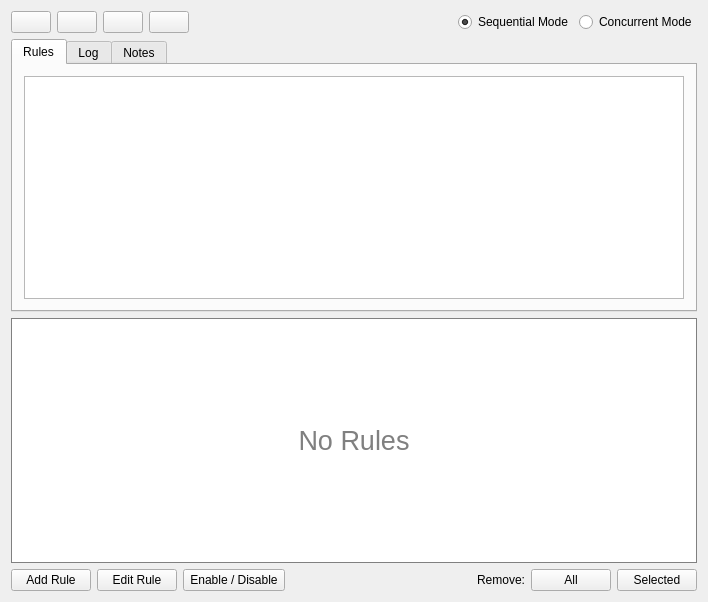
<?xml version="1.0" encoding="UTF-8"?>
<ui version="4.0">
 <class>RuleWidget</class>
 <widget class="QWidget" name="RuleWidget">
  <property name="geometry">
   <rect>
    <x>0</x>
    <y>0</y>
    <width>708</width>
    <height>602</height>
   </rect>
  </property>
  <property name="windowTitle">
   <string>RuleWidget</string>
  </property>
  <layout class="QGridLayout" name="gridLayout">
   <item row="0" column="0">
    <layout class="QHBoxLayout" name="horizontalLayout">
     <item>
      <widget class="QPushButton" name="ruleBeep">
       <property name="accessibleDescription">
        <string>TOGGLE_SOUND</string>
       </property>
       <property name="text">
        <string/>
       </property>
       <property name="icon">
        <iconset resource="../QtResource.qrc">
         <normaloff>:/Resources/Mute.png</normaloff>:/Resources/Mute.png</iconset>
       </property>
       <property name="checkable">
        <bool>true</bool>
       </property>
       <property name="checked">
        <bool>false</bool>
       </property>
      </widget>
     </item>
     <item>
      <widget class="QPushButton" name="ruleUp">
       <property name="text">
        <string/>
       </property>
       <property name="icon">
        <iconset resource="../QtResource.qrc">
         <normaloff>:/Resources/ArrowUp.png</normaloff>:/Resources/ArrowUp.png</iconset>
       </property>
      </widget>
     </item>
     <item>
      <widget class="QPushButton" name="ruleDown">
       <property name="text">
        <string/>
       </property>
       <property name="icon">
        <iconset resource="../QtResource.qrc">
         <normaloff>:/Resources/ArrowDown.png</normaloff>:/Resources/ArrowDown.png</iconset>
       </property>
      </widget>
     </item>
     <item>
      <widget class="QPushButton" name="ruleSave">
       <property name="text">
        <string/>
       </property>
       <property name="icon">
        <iconset resource="../QtResource.qrc">
         <normaloff>:/Resources/Save.png</normaloff>:/Resources/Save.png</iconset>
       </property>
      </widget>
     </item>
     <item>
      <spacer name="horizontalSpacer">
       <property name="orientation">
        <enum>Qt::Horizontal</enum>
       </property>
       <property name="sizeHint" stdset="0">
        <size>
         <width>0</width>
         <height>20</height>
        </size>
       </property>
      </spacer>
     </item>
     <item>
      <widget class="QRadioButton" name="ruleSequencialMode">
       <property name="accessibleName">
        <string>SEQUENTIAL_MODE</string>
       </property>
       <property name="styleSheet">
        <string notr="true">QRadioButton:disabled:checked {color: black;}</string>
       </property>
       <property name="text">
        <string>Sequential Mode</string>
       </property>
       <property name="checked">
        <bool>true</bool>
       </property>
      </widget>
     </item>
     <item>
      <widget class="QRadioButton" name="ruleConcurrentMode">
       <property name="accessibleName">
        <string>CONCURRENT_MODE</string>
       </property>
       <property name="styleSheet">
        <string notr="true">QRadioButton:disabled:checked {color: black;}</string>
       </property>
       <property name="text">
        <string>Concurrent Mode</string>
       </property>
      </widget>
     </item>
    </layout>
   </item>
   <item row="2" column="0">
    <widget class="QLabel" name="rulesNoMessage">
     <property name="sizePolicy">
      <sizepolicy hsizetype="Preferred" vsizetype="Expanding">
       <horstretch>0</horstretch>
       <verstretch>0</verstretch>
      </sizepolicy>
     </property>
     <property name="minimumSize">
      <size>
       <width>60</width>
       <height>60</height>
      </size>
     </property>
     <property name="font">
      <font>
       <pointsize>20</pointsize>
      </font>
     </property>
     <property name="accessibleName">
      <string>RULE_NOITEMS</string>
     </property>
     <property name="styleSheet">
      <string notr="true">border: 1px solid gray; background: white; color: gray</string>
     </property>
     <property name="text">
      <string>No Rules</string>
     </property>
     <property name="alignment">
      <set>Qt::AlignCenter</set>
     </property>
     <property name="wordWrap">
      <bool>true</bool>
     </property>
     <property name="margin">
      <number>4</number>
     </property>
    </widget>
   </item>
   <item row="3" column="0">
    <layout class="QHBoxLayout" name="horizontalLayout_4">
     <item>
      <widget class="QPushButton" name="ruleAddButton">
       <property name="sizePolicy">
        <sizepolicy hsizetype="Preferred" vsizetype="Fixed">
         <horstretch>0</horstretch>
         <verstretch>0</verstretch>
        </sizepolicy>
       </property>
       <property name="minimumSize">
        <size>
         <width>60</width>
         <height>0</height>
        </size>
       </property>
       <property name="accessibleName">
        <string>TR00027</string>
       </property>
       <property name="text">
        <string>Add Rule</string>
       </property>
      </widget>
     </item>
     <item>
      <widget class="QPushButton" name="ruleEditButton">
       <property name="sizePolicy">
        <sizepolicy hsizetype="Preferred" vsizetype="Fixed">
         <horstretch>0</horstretch>
         <verstretch>0</verstretch>
        </sizepolicy>
       </property>
       <property name="minimumSize">
        <size>
         <width>60</width>
         <height>0</height>
        </size>
       </property>
       <property name="accessibleName">
        <string>RULE_EDIT</string>
       </property>
       <property name="text">
        <string>Edit Rule</string>
       </property>
      </widget>
     </item>
     <item>
      <widget class="QToolButton" name="ruleEnableDisable">
       <property name="sizePolicy">
        <sizepolicy hsizetype="Preferred" vsizetype="Preferred">
         <horstretch>0</horstretch>
         <verstretch>0</verstretch>
        </sizepolicy>
       </property>
       <property name="accessibleName">
        <string>ENABLE_DISABLE</string>
       </property>
       <property name="text">
        <string>Enable / Disable</string>
       </property>
       <property name="popupMode">
        <enum>QToolButton::InstantPopup</enum>
       </property>
       <property name="toolButtonStyle">
        <enum>Qt::ToolButtonTextOnly</enum>
       </property>
       <property name="arrowType">
        <enum>Qt::NoArrow</enum>
       </property>
      </widget>
     </item>
     <item>
      <widget class="QLabel" name="label_32">
       <property name="sizePolicy">
        <sizepolicy hsizetype="Expanding" vsizetype="Preferred">
         <horstretch>0</horstretch>
         <verstretch>0</verstretch>
        </sizepolicy>
       </property>
       <property name="accessibleName">
        <string>REMOVE_RULES</string>
       </property>
       <property name="text">
        <string>Remove:</string>
       </property>
       <property name="alignment">
        <set>Qt::AlignRight|Qt::AlignTrailing|Qt::AlignVCenter</set>
       </property>
      </widget>
     </item>
     <item>
      <widget class="QPushButton" name="ruleRemoveAll">
       <property name="sizePolicy">
        <sizepolicy hsizetype="Preferred" vsizetype="Fixed">
         <horstretch>0</horstretch>
         <verstretch>0</verstretch>
        </sizepolicy>
       </property>
       <property name="minimumSize">
        <size>
         <width>60</width>
         <height>0</height>
        </size>
       </property>
       <property name="accessibleName">
        <string>CANCEL_ALL_ORDERS</string>
       </property>
       <property name="text">
        <string>All</string>
       </property>
      </widget>
     </item>
     <item>
      <widget class="QPushButton" name="ruleRemove">
       <property name="sizePolicy">
        <sizepolicy hsizetype="Preferred" vsizetype="Fixed">
         <horstretch>0</horstretch>
         <verstretch>0</verstretch>
        </sizepolicy>
       </property>
       <property name="minimumSize">
        <size>
         <width>60</width>
         <height>0</height>
        </size>
       </property>
       <property name="accessibleName">
        <string>CANCEL_SELECTED_ORDERS</string>
       </property>
       <property name="text">
        <string>Selected</string>
       </property>
      </widget>
     </item>
    </layout>
   </item>
   <item row="1" column="0">
    <widget class="QTabWidget" name="rulesTabs">
     <property name="currentIndex">
      <number>0</number>
     </property>
     <widget class="QWidget" name="tab">
      <attribute name="title">
       <string>Rules</string>
      </attribute>
      <layout class="QGridLayout" name="gridLayout_2">
       <item row="0" column="0">
        <widget class="QTableView" name="rulesTable">
         <property name="editTriggers">
          <set>QAbstractItemView::NoEditTriggers</set>
         </property>
         <property name="dragDropOverwriteMode">
          <bool>false</bool>
         </property>
         <property name="alternatingRowColors">
          <bool>true</bool>
         </property>
         <property name="selectionMode">
          <enum>QAbstractItemView::SingleSelection</enum>
         </property>
         <property name="selectionBehavior">
          <enum>QAbstractItemView::SelectRows</enum>
         </property>
         <property name="textElideMode">
          <enum>Qt::ElideNone</enum>
         </property>
         <property name="verticalScrollMode">
          <enum>QAbstractItemView::ScrollPerPixel</enum>
         </property>
         <property name="horizontalScrollMode">
          <enum>QAbstractItemView::ScrollPerPixel</enum>
         </property>
         <property name="showGrid">
          <bool>false</bool>
         </property>
         <property name="wordWrap">
          <bool>false</bool>
         </property>
         <attribute name="horizontalHeaderHighlightSections">
          <bool>false</bool>
         </attribute>
         <attribute name="verticalHeaderVisible">
          <bool>false</bool>
         </attribute>
         <attribute name="verticalHeaderDefaultSectionSize">
          <number>26</number>
         </attribute>
         <attribute name="verticalHeaderHighlightSections">
          <bool>false</bool>
         </attribute>
        </widget>
       </item>
      </layout>
     </widget>
     <widget class="QWidget" name="tab_2">
      <attribute name="title">
       <string>Log</string>
      </attribute>
      <layout class="QGridLayout" name="gridLayout_4">
       <item row="0" column="0" colspan="4">
        <widget class="QPlainTextEdit" name="consoleOutput">
         <property name="readOnly">
          <bool>true</bool>
         </property>
         <property name="maximumBlockCount">
          <number>10</number>
         </property>
        </widget>
       </item>
       <item row="1" column="0">
        <widget class="QLabel" name="limitRowsLabel">
         <property name="accessibleName">
          <string>LIMIT_ROWS</string>
         </property>
         <property name="text">
          <string>Limit rows:</string>
         </property>
        </widget>
       </item>
       <item row="1" column="1">
        <widget class="QSpinBox" name="limitRowsValue">
         <property name="alignment">
          <set>Qt::AlignCenter</set>
         </property>
         <property name="maximum">
          <number>100000</number>
         </property>
         <property name="value">
          <number>20</number>
         </property>
        </widget>
       </item>
       <item row="1" column="2">
        <spacer name="horizontalSpacer_2">
         <property name="orientation">
          <enum>Qt::Horizontal</enum>
         </property>
         <property name="sizeHint" stdset="0">
          <size>
           <width>462</width>
           <height>17</height>
          </size>
         </property>
        </spacer>
       </item>
       <item row="1" column="3">
        <widget class="QPushButton" name="buttonClearLog">
         <property name="accessibleName">
          <string>CLEAR</string>
         </property>
         <property name="text">
          <string>Clear</string>
         </property>
        </widget>
       </item>
      </layout>
     </widget>
     <widget class="QWidget" name="tab_3">
      <attribute name="title">
       <string>Notes</string>
      </attribute>
      <layout class="QGridLayout" name="gridLayout_3">
       <item row="0" column="0">
        <widget class="QPlainTextEdit" name="notes"/>
       </item>
       <item row="1" column="0">
        <widget class="QWidget" name="saveFon" native="true">
         <property name="sizePolicy">
          <sizepolicy hsizetype="Preferred" vsizetype="Maximum">
           <horstretch>0</horstretch>
           <verstretch>0</verstretch>
          </sizepolicy>
         </property>
         <layout class="QHBoxLayout" name="horizontalLayout_3">
          <property name="leftMargin">
           <number>0</number>
          </property>
          <property name="topMargin">
           <number>0</number>
          </property>
          <property name="rightMargin">
           <number>0</number>
          </property>
          <property name="bottomMargin">
           <number>0</number>
          </property>
          <item>
           <spacer name="horizontalSpacer_3">
            <property name="orientation">
             <enum>Qt::Horizontal</enum>
            </property>
            <property name="sizeHint" stdset="0">
             <size>
              <width>0</width>
              <height>5</height>
             </size>
            </property>
           </spacer>
          </item>
          <item>
           <widget class="QPushButton" name="buttonSave">
            <property name="accessibleName">
             <string>SAVE</string>
            </property>
            <property name="text">
             <string>Save</string>
            </property>
           </widget>
          </item>
         </layout>
        </widget>
       </item>
      </layout>
     </widget>
    </widget>
   </item>
  </layout>
 </widget>
 <layoutdefault spacing="6" margin="11"/>
 <resources>
  <include location="../QtResource.qrc"/>
 </resources>
 <connections>
  <connection>
   <sender>rulesTable</sender>
   <signal>doubleClicked(QModelIndex)</signal>
   <receiver>ruleEditButton</receiver>
   <slot>click()</slot>
   <hints>
    <hint type="sourcelabel">
     <x>173</x>
     <y>134</y>
    </hint>
    <hint type="destinationlabel">
     <x>165</x>
     <y>591</y>
    </hint>
   </hints>
  </connection>
  <connection>
   <sender>buttonClearLog</sender>
   <signal>clicked()</signal>
   <receiver>consoleOutput</receiver>
   <slot>clear()</slot>
   <hints>
    <hint type="sourcelabel">
     <x>637</x>
     <y>287</y>
    </hint>
    <hint type="destinationlabel">
     <x>634</x>
     <y>246</y>
    </hint>
   </hints>
  </connection>
 </connections>
</ui>
